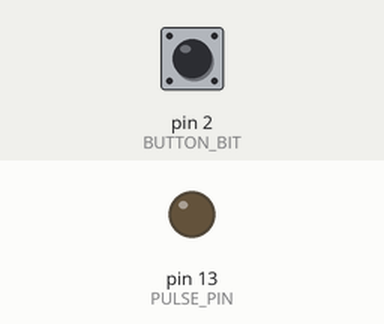
This sketch was run on a simulated Arduino Uno, built with avr-gcc and run on an emulated ATmega328P. Parts: output pins drawn as LEDs (lit = HIGH). The inputs (shaded band) are chosen by the test bench; at power-on: pin 2 (BUTTON_BIT) HIGH.

Above: at 1.2 s.
1.3 s: pin 2 (BUTTON_BIT) pulled LOW for 0.15 s
Timing chart, 0 to 4.3 s (numbered marks = the images above; inputs shaded):
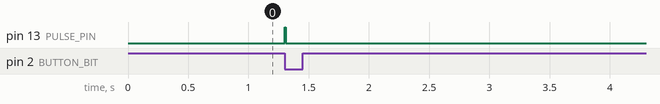

Measured:
- after the input at 1.3 s, pin 13 (PULSE_PIN): LOW → HIGH at once, → LOW 0.01 s later

The sketch:

Lab_04_Code_1.ino
```cpp
#include <avr/io.h>                     // access to AVR registers as DDRB, PORTB, TCCR1B and others
#include <avr/interrupt.h>              // access to ISR and other interrupt-related functions
#define PULSE_PIN PB5                   // port b 5 as the output pin - D13
#define BUTTON_BIT PD2                  // port d 2 as the input pin - D2

volatile uint8_t countdown = 0;         // 8-bit unsigned counter in SRAM; volatile - not optimize it

ISR(INT0_vect) {                        // Interrupt Service Routine for external interrupt - INT0
    PORTB |= (1 << PULSE_PIN);          // set PB5 high; turn LED ON
    countdown = 10;                     // load countdown with 10 (before turning off)
    TCNT1 = 0;                          // reset Timer1 counter to start timing from zero
    TIMSK1 |= (1 << OCIE1A);            // enable Timer1 Compare Match A interrupt
}

// runs every 1 ms
ISR(TIMER1_COMPA_vect) {                // Interrupt Service Routine for Timer1 Compare Match A
    if (countdown > 0) {                // check if pulse is active
        countdown--;                    // decrease pulse by 1
        if (countdown == 0) {           // check if 10 ms has finished
            PORTB &= ~(1 << PULSE_PIN); // clear PB5; turn LED OFF
            TIMSK1 &= ~(1 << OCIE1A);   // disable Timer1 Comare Match A interrupt
        }
    }
}

void setup() {
    DDRB |= (1 << PULSE_PIN);           // configure PB5 as output
    PORTB &= ~(1 << PULSE_PIN);         // set PB5 LOW so output starts OFF

    DDRD &= ~(1 << BUTTON_BIT);         // configure PD2 as input
    PORTD |= (1 << BUTTON_BIT);         // enable internal pull-up on PD2, so pin is HIGH

    // INT0 is triggered on falling edge:
    EICRA &= ~((1 << ISC00));           // clear ISC00 bit
    EICRA |=  (1 << ISC01);             // set ISC bit

    EIMSK |= (1 << INT0);               // enable external interrupt INT0

    TCCR1A = 0;                         // clear Control Register A
    TCCR1B = 0;                         // clear Control Register B
    TCNT1 = 0;                          // reset counter

    OCR1A = 249;                        // set compare value to 249
    // CTC - clear timer on compare match
    TCCR1B |= (1 << WGM12);             // enable CTC mode, counts till OCR1A, then resets
    TIMSK1 |= (1 << OCIE1A);            // enable Compare Match A interrupt

    TCCR1B |= (1 << CS11) | (1 << CS10);// set prescaler to 64 and start Timer1

    sei();                              // enable global interrupts
}

void loop() {                           // loop is empty, everything is done by interrupts
}
```
